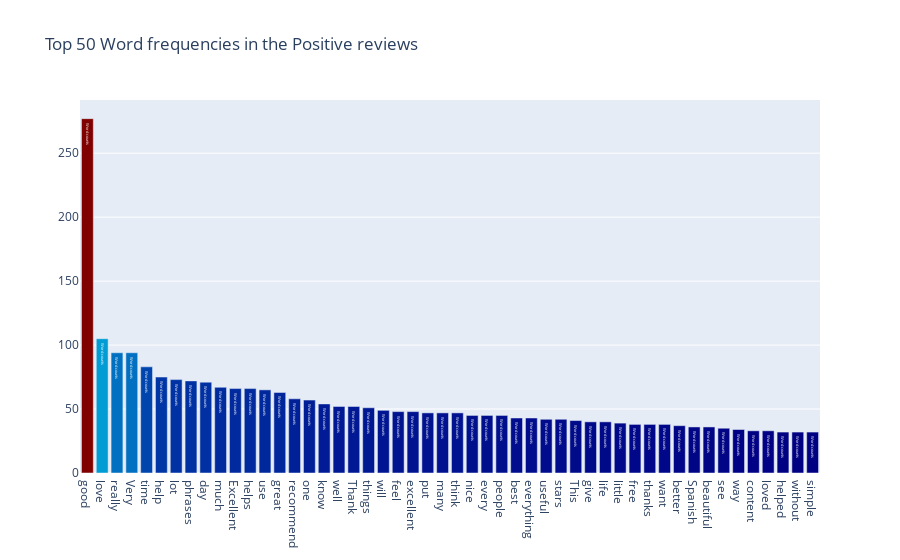

Notebook cell for this chart:
### Code cell
data = [go.Bar(
            x = top_words_pos.index.values[0:50],
            y = top_words_pos.values[0:50],
            marker= dict(colorscale='Jet',
                         color = top_words_pos.values[0:50]
                        ),
            text='Word counts'
    )]

layout = go.Layout(
    title='Top 50 Word frequencies in the Positive reviews'
)

fig = go.Figure(data=data, layout=layout)

py.iplot(fig, filename='basic-bar')

### Figure 1 — Plotly figure (JSON) as saved in the notebook; plotly's stock layout.template omitted (floating-point values rounded to 4 significant figures)
{"data": [{"marker": {"color": [277, 105, 94, 94, 83, 75, 73, 72, 71, 67, 66, 66, 65, 63, 58, 57, 54, 52, 52, 51, 49, 48, 48, 47, 47, 47, 45, 45, 45, 43, 43, 42, 42, 41, 40, 40, 39, 38, 38, 38, 37, 36, 36, 35, 34, 33, 33, 32, 32, 32], "colorscale": [[0, "rgb(0,0,131)"], [0.2, "rgb(0,60,170)"], [0.4, "rgb(5,255,255)"], [0.6, "rgb(255,255,0)"], [0.8, "rgb(250,0,0)"], [1, "rgb(128,0,0)"]]}, "text": "Word counts", "type": "bar", "x": ["good", "love", "really", "Very", "time", "help", "lot", "phrases", "day", "much", "Excellent", "helps", "use", "great", "recommend", "one", "know", "well", "Thank", "things", "will", "feel", "excellent", "put", "many", "think", "nice", "every", "people", "best", "everything", "useful", "stars", "This", "give", "life", "little", "free", "thanks", "want", "better", "Spanish", "beautiful", "see", "way", "content", "loved", "helped", "without", "simple"], "y": [277, 105, 94, 94, 83, 75, 73, 72, 71, 67, 66, 66, 65, 63, 58, 57, 54, 52, 52, 51, 49, 48, 48, 47, 47, 47, 45, 45, 45, 43, 43, 42, 42, 41, 40, 40, 39, 38, 38, 38, 37, 36, 36, 35, 34, 33, 33, 32, 32, 32]}], "layout": {"title": {"text": "Top 50 Word frequencies in the Positive reviews"}}}
